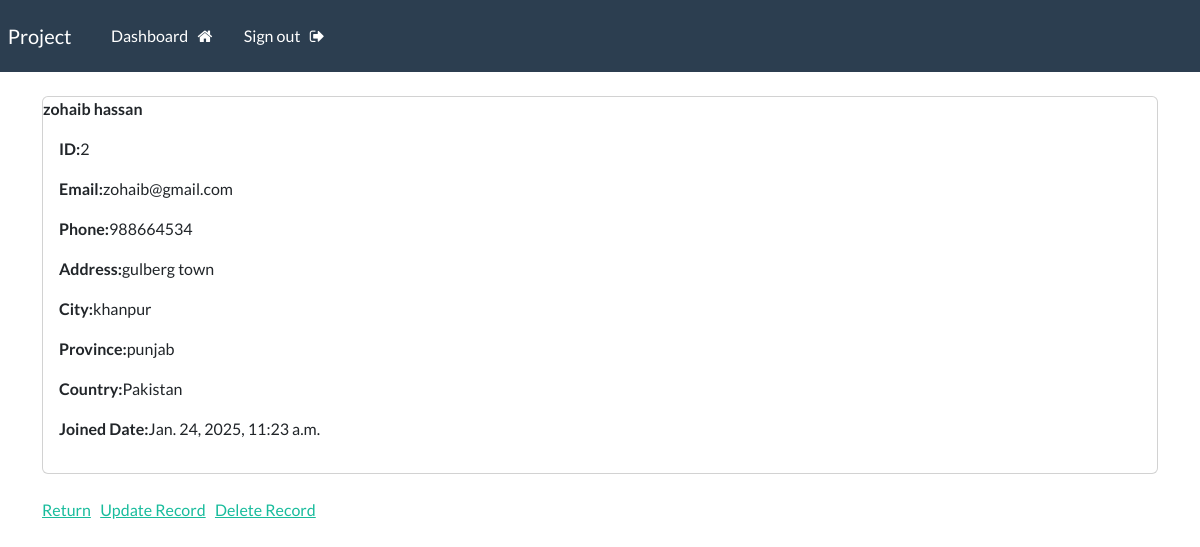
The page /record/2 (signed in) on the database its author committed.
### webapp/models.py (models this page shows, shortened)
class Record(models.Model):
    creation_date = models.DateTimeField(auto_now_add=True)
    first_name=models.CharField(max_length=100)
    last_name = models.CharField(max_length=100)
    email = models.CharField(max_length=100)
    phone = models.CharField(max_length=100)
    address = models.CharField(max_length=100)
    city = models.CharField(max_length=100)
    province = models.CharField(max_length=100)
    country = models.CharField(max_length=100)

### webapp/views.py (the view)
# urls.py: path('record/<int:pk>',views.singular_record,name="record"),
@login_required(login_url='login')
def singular_record(request,pk):
    all_records=Record.objects.get(id=pk)
    context={'record':all_records}
    return render(request,'webapp/view-record.html',context)

### webapp/templates/webapp/view-record.html (shortened to what this page needs)
{% extends 'webapp/base.html' %}
{% block content %}
    <div class="card">
        <strong>
            {{record.first_name }}
            {{record.last_name}}
        </strong>
        <div class="card-body">
            <p><strong>ID:</strong>{{record.id}}</p>
             <p><strong>Email:</strong>{{record.email}}</p>
            <p><strong>Phone:</strong>{{record.phone}}</p>
            <p><strong>Address:</strong>{{record.address}}</p>
            <p><strong>City:</strong>{{record.city}}</p>
            <p><strong>Province:</strong>{{record.province}}</p>
            <p><strong>Country:</strong>{{record.country}}</p>
            <p><strong>Joined Date:</strong>{{record.creation_date}}</p>
        </div>
    </div>
    <br>
    <a href="{% url 'dashboard' %}" class="bt btn-secondary">Return</a>
    <a href="{% url 'update-record' record.id %}" class="bt btn-info">Update Record</a>
    <a href="{% url 'delete-record' record.id %}" class="bt btn-danger">Delete Record</a>
{% endblock %}

### rows shown on the page
Record: first_name "zohaib", last_name "hassan", id "2", email "zohaib@gmail.com", phone "988664534", address "gulberg town", city "khanpur", province "punjab", country "Pakistan", creation_date "Jan. 24, 2025, 11:23 a.m."
